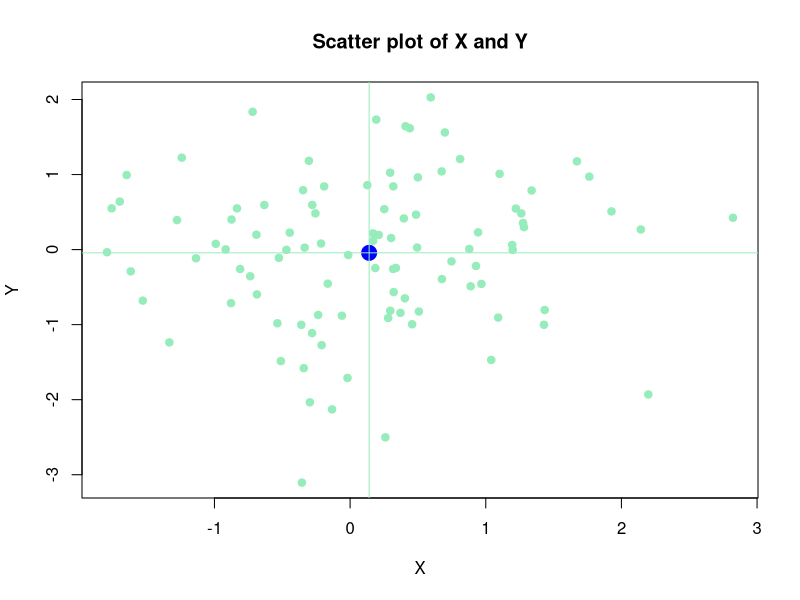
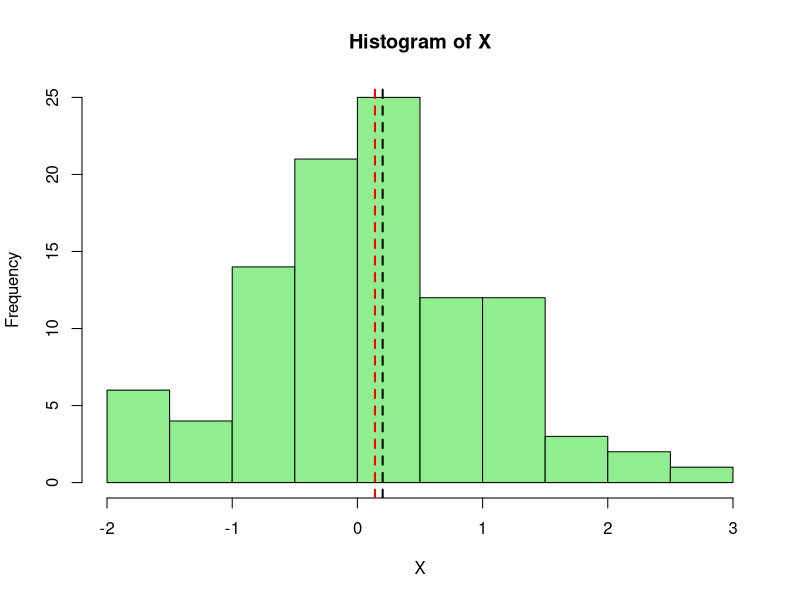
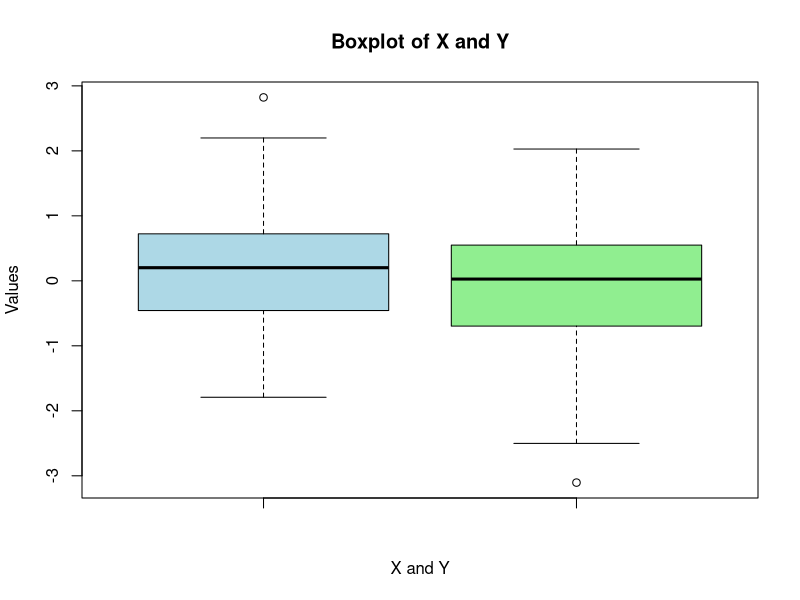
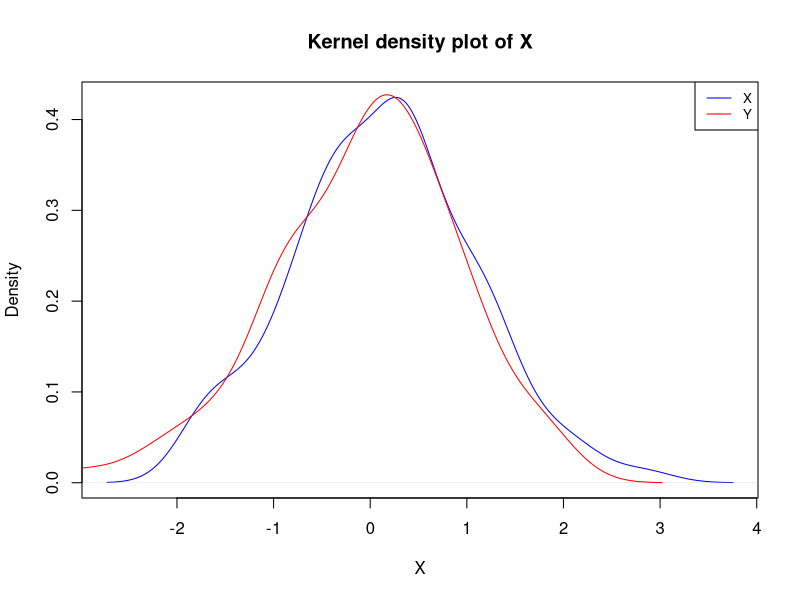

Write the R code that produced these figures, in order.
# create random data to plot with different types of plots

x <- rnorm(100)
y <- rnorm(100)

# scatter plot

plot(x, y, col = "#97ecbc", pch = 19, cex = 1, main = "Scatter plot of X and Y", xlab = "X", ylab = "Y")

# Scatter plot with mean values for X and Y

x_mean <- mean(x)
y_mean <- mean(y)

# If we want to have the mean values in the scatter plot as a point
points(x_mean, y_mean, col = "blue", cex = 2, pch = 19)
# cex is the size of the point (default is 1)

# If we want to have horizontal and vertical lines to the mean values
abline(h = y_mean, col = "#97ecbc")
abline(v = x_mean, col = "#97ecbc")

# Histogram of X
hist(x, col = "lightgreen", main = "Histogram of X", xlab = "X", ylab = "Frequency")
abline(v = x_mean, col = "red", lty = 2, lwd = 2)
abline(v = median(x), col = "black", lty = 2, lwd = 2)

# Boxplot

boxplot(x, y, col = c("lightblue", "lightgreen"), main = "Boxplot of X and Y", xlab = "X and Y", ylab = "Values")

# Is just the graphical representation of the summary of the data
summary(x)
summary(y)

# Kernel density plot
# Likewise the histogram, but with a smooth line instead of bars, the goal is the same, understand the distribution of the data

plot(density(x), col = "blue", main = "Kernel density plot of X", xlab = "X", ylab = "Density")
lines(density(y), col = "red")
# Add also the second density plot (line)
legend("topright", legend = c("X", "Y"), col = c("blue", "red"), lty = 1, cex = 0.8)
